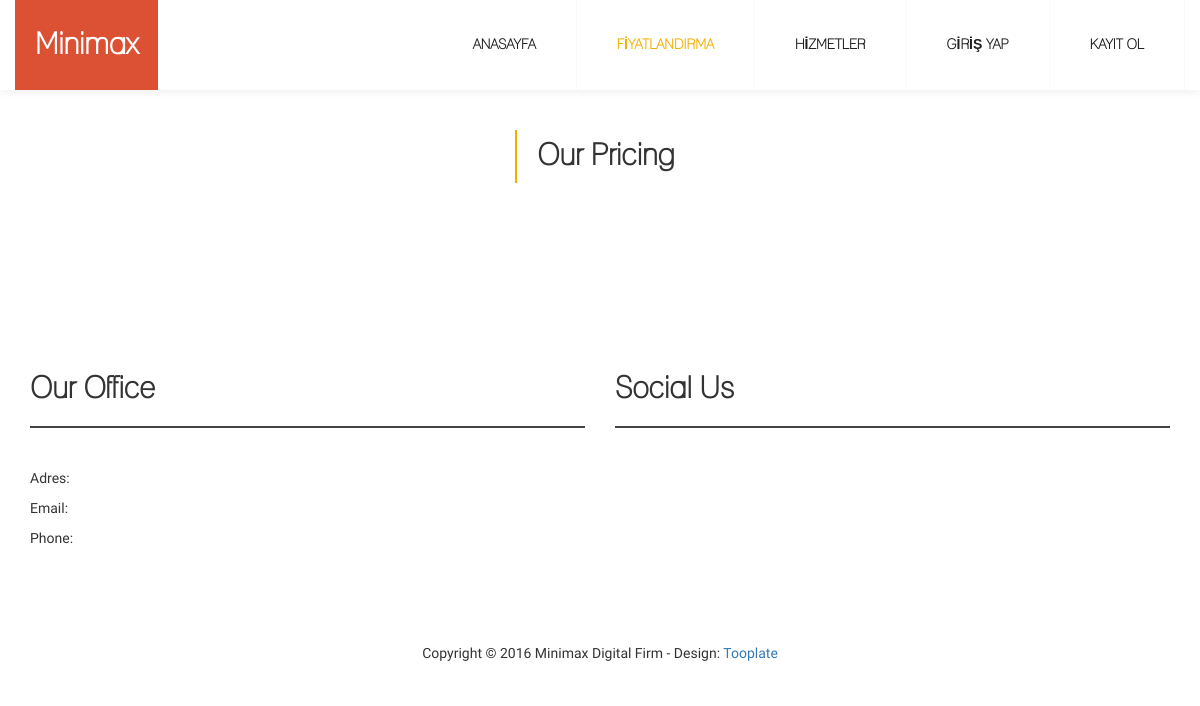
/pricing/, run on an earlier commit of the app's database.
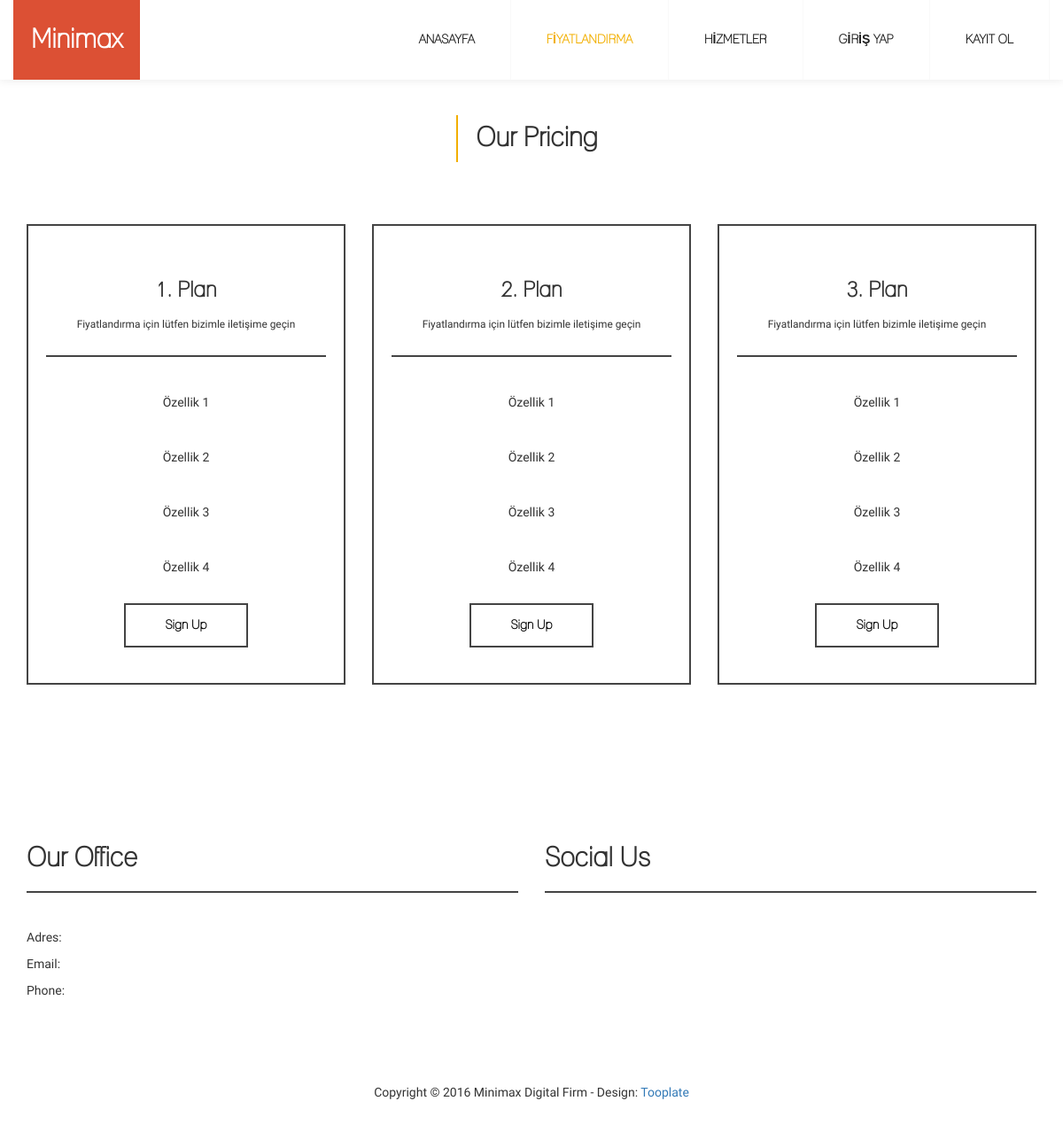
And on a later commit of the database.
### home/models.py (models this page shows, shortened)
class Planing(models.Model):
    title = models.CharField(max_length=30)
    property1 = models.CharField(max_length=250)
    property2 = models.CharField(max_length=250)
    property3 = models.CharField(max_length=250)
    property4 = models.CharField(max_length=250)
    is_active = models.BooleanField(default=True)

### home/views.py (the view)
# urls.py: path('pricing/', views.pricing, name='pricing'),
def pricing(request):
    plans = Planing.objects.filter(is_active=True)
    return render(request, 'pricing.html', {'plans': plans})

### qr/context_processors.py (called while the page is built)
def site_info(request):
    return {
        'NUMBER': config.NUMBER,
        'EMAIL': config.EMAIL,
        'FACEBOOK': config.FACEBOOK,
        'TWITTER': config.TWITTER,
        'ADDRESS': config.ADDRESS,
        'INSTAGRAM': config.INSTAGRAM,
        'SITENAME': config.SITENAME,
        'CONTEXT': config.CONTEXT,
        'SLOGAN': config.SLOGAN,
    }

### home/templates/pricing.html
{% extends 'layout.html' %}
{% load static %}
{% block content %}
<div id="pricing">
	<div class="container">
		<div class="row">
			<div class="col-md-12 col-sm-12" style="margin-top:50px;">
				<h2>Our Pricing</h2>
			</div>
			{% for plan in plans %}
			<div class="col-md-4 col-sm-6 col-xs-10">
				<div class="plan">
					<div class="plan-title">
						<h3>{{ plan.title }}</h3>
						<small>Fiyatlandırma için lütfen bizimle iletişime geçin</small>
					</div>
					<ul>
						<li>{{ plan.property1 }}</li>
						<li>{{ plan.property2 }}</li>
						<li>{{ plan.property3 }}</li>
						<li>{{ plan.property4 }}</li>
					</ul>
					<button class="btn btn-warning">Sign Up</button>
				</div>
			</div>
			{% endfor %}
		</div>
	</div>
</div>
{% endblock %}

### home/templates/layout.html (shortened to what this page needs)
{% load static %}
<!DOCTYPE html>
<html lang="en">
{% include 'partials/_head.html' %}
<body data-spy="scroll" data-target=".navbar-collapse">
{% include 'partials/_nav.html' %}
{% block content %}
{% endblock %}
{% include 'partials/_footer.html' %}
</body>
</html>

### home/templates/partials/_head.html (shortened to what this page needs)
{% load static %}
<head>
	<link rel="stylesheet" href="{% static 'css/bootstrap.min.css' %}">
	<link rel="stylesheet" href="{% static 'css/font-awesome.min.css' %}">
	<link rel="stylesheet" href="{% static 'css/nivo-lightbox.css' %}">
	<link rel="stylesheet" href="{% static 'css/nivo_themes/default/default.css' %}">
	<link rel="stylesheet" href="{% static 'css/style.css' %}">
	<link rel="stylesheet" href="{% static 'css/reference.css' %}">
</head>

### home/templates/partials/_nav.html (shortened to what this page needs)
<div class="navbar navbar-default navbar-fixed-top" role="navigation">
	<div class="container">
		<div class="navbar-header">
			<a href="{% url 'index' %}" class="navbar-brand smoothScroll">Minimax</a>
		</div>
		<div class="collapse navbar-collapse">
			<ul class="nav navbar-nav navbar-right">
			  <li {% if request.path == '/' %} class="active" {% endif %}>
				<a href="{% url 'index' %}" class="smoothScroll">ANASAYFA</a>
			  </li>
			  <li {% if request.path == '/pricing/' %} class="active" {% endif %}>
				<a href="{% url 'pricing' %}" class="smoothScroll">FİYATLANDIRMA</a>
			  </li>
			  <li {% if request.path == '/services/' %} class="active" {% endif %}>
				<a href="{% url 'services' %}" class="smoothScroll">HİZMETLER</a>
			  </li>
			  <li {% if request.path == '/login/' %} class="active" {% endif %}>
				<a href="{% url 'login' %}" class="smoothScroll">GİRİŞ YAP</a>
			  </li>
			  <li {% if request.path == '/register/' %} class="active" {% endif %}>
				<a href="{% url 'register' %}" class="smoothScroll">KAYIT OL</a>
			  </li>
			</ul>
		  </div>
	</div>
</div>

### home/templates/partials/_footer.html (shortened to what this page needs)
<footer>
	<div class="container">
		<div class="row">
			<div class="col-md-6 col-sm-6">
				<h2>Our Office</h2>
				<p>Adres: {{ADDRESS}}</p>
				<p>Email: <span>{{EMAIL}}</span></p>
				<p>Phone: <span>{{NUMBER}}</span></p>
			</div>
			<div class="col-md-6 col-sm-6">
				<h2>Social Us</h2>
			</div>
		</div>
	</div>
</footer>
<div class="copyright">
	<div class="container">
		<div class="row">
			<div class="col-md-12 col-sm-12">
				<p>Copyright &copy; 2016 Minimax Digital Firm
                - Design: <a rel="nofollow" href="http://www.tooplate.com" target="_parent">Tooplate</a></p>
			</div>
		</div>
	</div>
</div>

### home/templates/partials/_js.html (shortened to what this page needs)
{% load static %}

### home/static/css/style.css (style rules this page uses)
body { background: #fff; font-family: 'lane_-_narrowregular', sans-serif; line-height: 30px; }
h1, p { font-family: 'Raleway', sans-serif; font-weight: 400; }
h2,h3 { font-weight: bold; }
.navbar-default { background: #fff; border: none; box-shadow: 0px 2px 8px 0px rgba(50, 50, 50, 0.08); margin: 0 !important; }
.navbar-default .navbar-brand { background: #dc5034; color: #fff; font-weight: bold; font-size: 30px; line-height: 50px; height: 90px; margin: 0; padding: 20px 20px 40px 20px; transition: all 0.4s ease-in-out; -webkit-transition: all 0.4s ease-in-out; -moz-transition: all 0.4s ease-in-out; -ms-transition: all 0.4s ease-in-out; }
.navbar-default .navbar-nav li a { border-right: 1px solid #f9f9f9; color: #202020; font-weight: bold; padding-right: 40px; padding-left: 40px; line-height: 60px; transition: all 0.4s ease-in-out; -webkit-transition: all 0.4s ease-in-out; -moz-transition: all 0.4s ease-in-out; -ms-transition: all 0.4s ease-in-out; }
.navbar-default .navbar-nav > .active > a, .navbar-default .navbar-nav > .active > a:hover, .navbar-default .navbar-nav > .active > a:focus { color: #f2af00; background-color: transparent; }
#pricing { padding-top: 60px; padding-bottom: 80px; text-align: center; }
#pricing h2 { border-left: 2px solid #f2af00; display: inline-block; padding: 10px 10px 10px 20px; }
#pricing .plan { border: 2px solid #444; padding: 20px 20px 40px 20px; margin-top: 60px; }
#pricing .plan .plan-title { border-bottom: 2px solid #444; padding: 20px 10px 20px 10px; margin-bottom: 20px; }
#pricing .plan small, #pricing .plan ul li { font-family: 'Raleway', sans-serif; }
#pricing .plan ul { padding: 0; }
#pricing .plan ul li { display: block; padding: 16px 0px 16px 0px; }
#pricing .plan .btn { background: transparent; border: 2px solid #444; border-radius: 0px; color: #000; font-weight: bold; width: 140px; height: 50px; transition: all 0.4s ease-in-out; -webkit-transition: all 0.4s ease-in-out; -moz-transition: all 0.4s ease-in-out; -ms-transition: all 0.4s ease-in-out; }
footer { padding-top: 60px; padding-bottom: 60px; }
footer h2 { border-bottom: 2px solid #444; padding-top: 20px; padding-bottom: 20px; margin-bottom: 40px; }
footer p { line-height: 20px; }
footer span { font-weight: bold; padding-left: 20px; }
.copyright { padding-top: 20px; padding-bottom: 20px; text-align: center; }

What changed in the data, as far as the page shows it:
added Planing: title "1. Plan", property1 "Özellik 1", property2 "Özellik 2", property3 "Özellik 3", property4 "Özellik 4"
added Planing: title "2. Plan", property1 "Özellik 1", property2 "Özellik 2", property3 "Özellik 3", property4 "Özellik 4"
added Planing: title "3. Plan", property1 "Özellik 1", property2 "Özellik 2", property3 "Özellik 3", property4 "Özellik 4"
